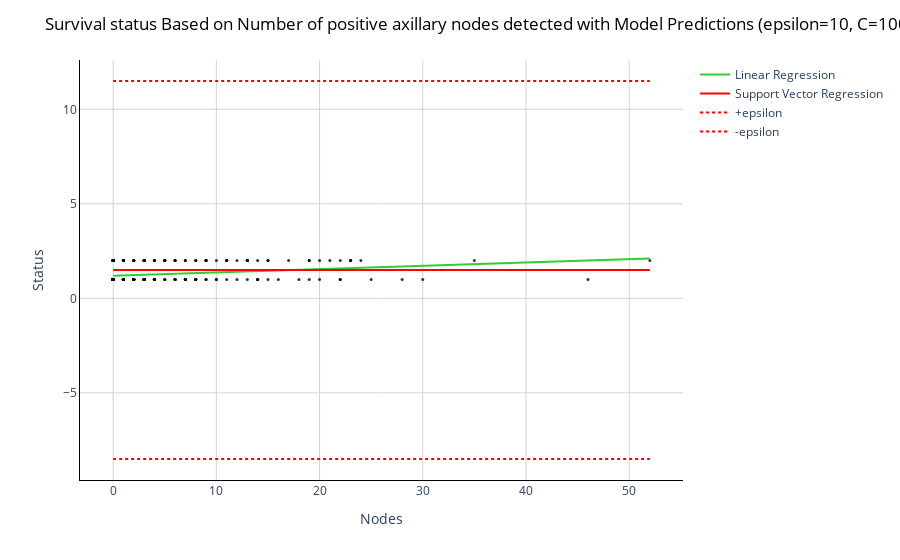

Here is the notebook cell this chart was saved with:
### Code cell
#SVR vs. simple linear regression (Y=Status) — 1 independent variable (Nodes)

# Data Manipulation

import pandas as pd # for data manipulation

import numpy as np # for data manipulation

 

# Sklearn

from sklearn.linear_model import LinearRegression # for building a linear regression model

from sklearn.svm import SVR # for building SVR model

from sklearn.preprocessing import MinMaxScaler

 

# Visualizations

import plotly.graph_objects as go # for data visualization

import plotly.express as px # for data visualization

 

# Read in data

df = pd.read_csv('haberman_data.csv', encoding='utf-8')

 

# Use MinMax scaling on Age and Nodes features

scaler=MinMaxScaler()

df['Ages (scaled)']=scaler.fit_transform(df[['Age']])

df['Nodes (scaled)']=scaler.fit_transform(df[['Nodes']])

 
# Note, we need X to be a 2D array, hence reshape

X=df['Nodes'].values.reshape(-1,1)

y=df['Status'].values

 

# ------- Linear regression -------

model1 = LinearRegression()

lr = model1.fit(X, y)

 

# ------- Support Vector regression -------

model2 = SVR(kernel='rbf', C=1, epsilon=10) # set kernel and hyperparameters

svr = model2.fit(X, y)

 

# ------- Predict a range of values based on the models for visualization -------

# Create 100 evenly spaced points from smallest X to largest X

x_range = np.linspace(X.min(), X.max(), 100)

 

# Predict y values for our set of X values

y_lr = model1.predict(x_range.reshape(-1, 1)) # Linear regression

y_svr = model2.predict(x_range.reshape(-1, 1)) # SVR

#************************************************************************* Is it good thus far

# Create a scatter plot

fig = px.scatter(df, x=df['Nodes'], y=df['Status'],

                 opacity=0.8, color_discrete_sequence=['black'])

 

# Add a best-fit line

fig.add_traces(go.Scatter(x=x_range, y=y_lr, name='Linear Regression', line=dict(color='limegreen')))

fig.add_traces(go.Scatter(x=x_range, y=y_svr, name='Support Vector Regression', line=dict(color='red')))

fig.add_traces(go.Scatter(x=x_range, y=y_svr+10, name='+epsilon', line=dict(color='red', dash='dot')))

fig.add_traces(go.Scatter(x=x_range, y=y_svr-10, name='-epsilon', line=dict(color='red', dash='dot')))

 

# Change chart background color

fig.update_layout(dict(plot_bgcolor = 'white'))

 

# Update axes lines

fig.update_xaxes(showgrid=True, gridwidth=1, gridcolor='lightgrey',

                 zeroline=True, zerolinewidth=1, zerolinecolor='lightgrey',

                 showline=True, linewidth=1, linecolor='black')

 

fig.update_yaxes(showgrid=True, gridwidth=1, gridcolor='lightgrey',

                 zeroline=True, zerolinewidth=1, zerolinecolor='lightgrey',

                 showline=True, linewidth=1, linecolor='black')

 

# Set figure title

fig.update_layout(title=dict(text="Survival status Based on Number of positive axillary nodes detected with Model Predictions (epsilon=10, C=1000)",

                             font=dict(color='black')))

# Update marker size

fig.update_traces(marker=dict(size=3))

 

fig.show()

# Note: Linear regression and SVR model comparison (C=1).  Let's change C=1000

### Figure 1 — Plotly figure (JSON) as saved in the notebook; plotly's stock layout.template omitted (floating-point values rounded to 4 significant figures; data arrays with more than 128 entries replaced by an {"elided": "..."} marker saying what was removed)
{"data": [{"hovertemplate": "Nodes=%{x}<br>Status=%{y}<extra></extra>", "legendgroup": "", "marker": {"color": "black", "opacity": 0.8, "size": 3, "symbol": "circle"}, "mode": "markers", "name": "", "orientation": "v", "showlegend": false, "type": "scatter", "x": {"elided": "306 int values"}, "xaxis": "x", "y": {"elided": "306 int values"}, "yaxis": "y"}, {"line": {"color": "limegreen"}, "marker": {"size": 3}, "name": "Linear Regression", "type": "scatter", "x": [0, 0.5253, 1.051, 1.576, 2.101, 2.626, 3.152, 3.677, 4.202, 4.727, 5.253, 5.778, 6.303, 6.828, 7.354, 7.879, 8.404, 8.929, 9.455, 9.98, 10.51, 11.03, 11.56, 12.08, 12.61, 13.13, 13.66, 14.18, 14.71, 15.23, 15.76, 16.28, 16.81, 17.33, 17.86, 18.38, 18.91, 19.43, 19.96, 20.48, 21.01, 21.54, 22.06, 22.59, 23.11, 23.64, 24.16, 24.69, 25.21, 25.74, 26.26, 26.79, 27.31, 27.84, 28.36, 28.89, 29.41, 29.94, 30.46, 30.99, 31.52, 32.04, 32.57, 33.09, 33.62, 34.14, 34.67, 35.19, 35.72, 36.24, 36.77, 37.29, 37.82, 38.34, 38.87, 39.39, 39.92, 40.44, 40.97, 41.49, 42.02, 42.55, 43.07, 43.6, 44.12, 44.65, 45.17, 45.7, 46.22, 46.75, 47.27, 47.8, 48.32, 48.85, 49.37, 49.9, 50.42, 50.95, 51.47, 52], "y": [1.194, 1.203, 1.212, 1.222, 1.231, 1.24, 1.249, 1.259, 1.268, 1.277, 1.286, 1.296, 1.305, 1.314, 1.323, 1.333, 1.342, 1.351, 1.36, 1.37, 1.379, 1.388, 1.397, 1.407, 1.416, 1.425, 1.434, 1.444, 1.453, 1.462, 1.471, 1.481, 1.49, 1.499, 1.509, 1.518, 1.527, 1.536, 1.546, 1.555, 1.564, 1.573, 1.583, 1.592, 1.601, 1.61, 1.62, 1.629, 1.638, 1.647, 1.657, 1.666, 1.675, 1.684, 1.694, 1.703, 1.712, 1.721, 1.731, 1.74, 1.749, 1.758, 1.768, 1.777, 1.786, 1.796, 1.805, 1.814, 1.823, 1.833, 1.842, 1.851, 1.86, 1.87, 1.879, 1.888, 1.897, 1.907, 1.916, 1.925, 1.934, 1.944, 1.953, 1.962, 1.971, 1.981, 1.99, 1.999, 2.008, 2.018, 2.027, 2.036, 2.045, 2.055, 2.064, 2.073, 2.083, 2.092, 2.101, 2.11]}, {"line": {"color": "red"}, "marker": {"size": 3}, "name": "Support Vector Regression", "type": "scatter", "x": [0, 0.5253, 1.051, 1.576, 2.101, 2.626, 3.152, 3.677, 4.202, 4.727, 5.253, 5.778, 6.303, 6.828, 7.354, 7.879, 8.404, 8.929, 9.455, 9.98, 10.51, 11.03, 11.56, 12.08, 12.61, 13.13, 13.66, 14.18, 14.71, 15.23, 15.76, 16.28, 16.81, 17.33, 17.86, 18.38, 18.91, 19.43, 19.96, 20.48, 21.01, 21.54, 22.06, 22.59, 23.11, 23.64, 24.16, 24.69, 25.21, 25.74, 26.26, 26.79, 27.31, 27.84, 28.36, 28.89, 29.41, 29.94, 30.46, 30.99, 31.52, 32.04, 32.57, 33.09, 33.62, 34.14, 34.67, 35.19, 35.72, 36.24, 36.77, 37.29, 37.82, 38.34, 38.87, 39.39, 39.92, 40.44, 40.97, 41.49, 42.02, 42.55, 43.07, 43.6, 44.12, 44.65, 45.17, 45.7, 46.22, 46.75, 47.27, 47.8, 48.32, 48.85, 49.37, 49.9, 50.42, 50.95, 51.47, 52], "y": [1.5, 1.5, 1.5, 1.5, 1.5, 1.5, 1.5, 1.5, 1.5, 1.5, 1.5, 1.5, 1.5, 1.5, 1.5, 1.5, 1.5, 1.5, 1.5, 1.5, 1.5, 1.5, 1.5, 1.5, 1.5, 1.5, 1.5, 1.5, 1.5, 1.5, 1.5, 1.5, 1.5, 1.5, 1.5, 1.5, 1.5, 1.5, 1.5, 1.5, 1.5, 1.5, 1.5, 1.5, 1.5, 1.5, 1.5, 1.5, 1.5, 1.5, 1.5, 1.5, 1.5, 1.5, 1.5, 1.5, 1.5, 1.5, 1.5, 1.5, 1.5, 1.5, 1.5, 1.5, 1.5, 1.5, 1.5, 1.5, 1.5, 1.5, 1.5, 1.5, 1.5, 1.5, 1.5, 1.5, 1.5, 1.5, 1.5, 1.5, 1.5, 1.5, 1.5, 1.5, 1.5, 1.5, 1.5, 1.5, 1.5, 1.5, 1.5, 1.5, 1.5, 1.5, 1.5, 1.5, 1.5, 1.5, 1.5, 1.5]}, {"line": {"color": "red", "dash": "dot"}, "marker": {"size": 3}, "name": "+epsilon", "type": "scatter", "x": [0, 0.5253, 1.051, 1.576, 2.101, 2.626, 3.152, 3.677, 4.202, 4.727, 5.253, 5.778, 6.303, 6.828, 7.354, 7.879, 8.404, 8.929, 9.455, 9.98, 10.51, 11.03, 11.56, 12.08, 12.61, 13.13, 13.66, 14.18, 14.71, 15.23, 15.76, 16.28, 16.81, 17.33, 17.86, 18.38, 18.91, 19.43, 19.96, 20.48, 21.01, 21.54, 22.06, 22.59, 23.11, 23.64, 24.16, 24.69, 25.21, 25.74, 26.26, 26.79, 27.31, 27.84, 28.36, 28.89, 29.41, 29.94, 30.46, 30.99, 31.52, 32.04, 32.57, 33.09, 33.62, 34.14, 34.67, 35.19, 35.72, 36.24, 36.77, 37.29, 37.82, 38.34, 38.87, 39.39, 39.92, 40.44, 40.97, 41.49, 42.02, 42.55, 43.07, 43.6, 44.12, 44.65, 45.17, 45.7, 46.22, 46.75, 47.27, 47.8, 48.32, 48.85, 49.37, 49.9, 50.42, 50.95, 51.47, 52], "y": [11.5, 11.5, 11.5, 11.5, 11.5, 11.5, 11.5, 11.5, 11.5, 11.5, 11.5, 11.5, 11.5, 11.5, 11.5, 11.5, 11.5, 11.5, 11.5, 11.5, 11.5, 11.5, 11.5, 11.5, 11.5, 11.5, 11.5, 11.5, 11.5, 11.5, 11.5, 11.5, 11.5, 11.5, 11.5, 11.5, 11.5, 11.5, 11.5, 11.5, 11.5, 11.5, 11.5, 11.5, 11.5, 11.5, 11.5, 11.5, 11.5, 11.5, 11.5, 11.5, 11.5, 11.5, 11.5, 11.5, 11.5, 11.5, 11.5, 11.5, 11.5, 11.5, 11.5, 11.5, 11.5, 11.5, 11.5, 11.5, 11.5, 11.5, 11.5, 11.5, 11.5, 11.5, 11.5, 11.5, 11.5, 11.5, 11.5, 11.5, 11.5, 11.5, 11.5, 11.5, 11.5, 11.5, 11.5, 11.5, 11.5, 11.5, 11.5, 11.5, 11.5, 11.5, 11.5, 11.5, 11.5, 11.5, 11.5, 11.5]}, {"line": {"color": "red", "dash": "dot"}, "marker": {"size": 3}, "name": "-epsilon", "type": "scatter", "x": [0, 0.5253, 1.051, 1.576, 2.101, 2.626, 3.152, 3.677, 4.202, 4.727, 5.253, 5.778, 6.303, 6.828, 7.354, 7.879, 8.404, 8.929, 9.455, 9.98, 10.51, 11.03, 11.56, 12.08, 12.61, 13.13, 13.66, 14.18, 14.71, 15.23, 15.76, 16.28, 16.81, 17.33, 17.86, 18.38, 18.91, 19.43, 19.96, 20.48, 21.01, 21.54, 22.06, 22.59, 23.11, 23.64, 24.16, 24.69, 25.21, 25.74, 26.26, 26.79, 27.31, 27.84, 28.36, 28.89, 29.41, 29.94, 30.46, 30.99, 31.52, 32.04, 32.57, 33.09, 33.62, 34.14, 34.67, 35.19, 35.72, 36.24, 36.77, 37.29, 37.82, 38.34, 38.87, 39.39, 39.92, 40.44, 40.97, 41.49, 42.02, 42.55, 43.07, 43.6, 44.12, 44.65, 45.17, 45.7, 46.22, 46.75, 47.27, 47.8, 48.32, 48.85, 49.37, 49.9, 50.42, 50.95, 51.47, 52], "y": [-8.5, -8.5, -8.5, -8.5, -8.5, -8.5, -8.5, -8.5, -8.5, -8.5, -8.5, -8.5, -8.5, -8.5, -8.5, -8.5, -8.5, -8.5, -8.5, -8.5, -8.5, -8.5, -8.5, -8.5, -8.5, -8.5, -8.5, -8.5, -8.5, -8.5, -8.5, -8.5, -8.5, -8.5, -8.5, -8.5, -8.5, -8.5, -8.5, -8.5, -8.5, -8.5, -8.5, -8.5, -8.5, -8.5, -8.5, -8.5, -8.5, -8.5, -8.5, -8.5, -8.5, -8.5, -8.5, -8.5, -8.5, -8.5, -8.5, -8.5, -8.5, -8.5, -8.5, -8.5, -8.5, -8.5, -8.5, -8.5, -8.5, -8.5, -8.5, -8.5, -8.5, -8.5, -8.5, -8.5, -8.5, -8.5, -8.5, -8.5, -8.5, -8.5, -8.5, -8.5, -8.5, -8.5, -8.5, -8.5, -8.5, -8.5, -8.5, -8.5, -8.5, -8.5, -8.5, -8.5, -8.5, -8.5, -8.5, -8.5]}], "layout": {"legend": {"tracegroupgap": 0}, "margin": {"t": 60}, "plot_bgcolor": "white", "title": {"font": {"color": "black"}, "text": "Survival status Based on Number of positive axillary nodes detected with Model Predictions (epsilon=10, C=1000)"}, "xaxis": {"anchor": "y", "domain": [0, 1], "gridcolor": "lightgrey", "gridwidth": 1, "linecolor": "black", "linewidth": 1, "showgrid": true, "showline": true, "title": {"text": "Nodes"}, "zeroline": true, "zerolinecolor": "lightgrey", "zerolinewidth": 1}, "yaxis": {"anchor": "x", "domain": [0, 1], "gridcolor": "lightgrey", "gridwidth": 1, "linecolor": "black", "linewidth": 1, "showgrid": true, "showline": true, "title": {"text": "Status"}, "zeroline": true, "zerolinecolor": "lightgrey", "zerolinewidth": 1}}}
